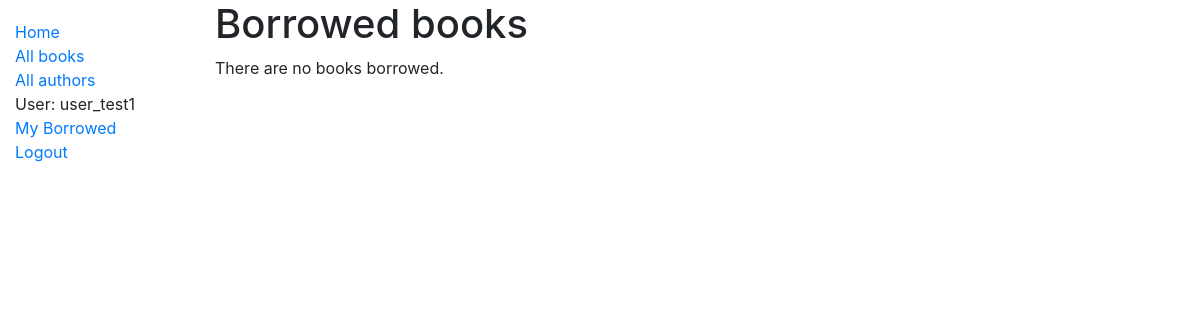
Before: /catalog/mybooks/ (signed in) with the older database file.
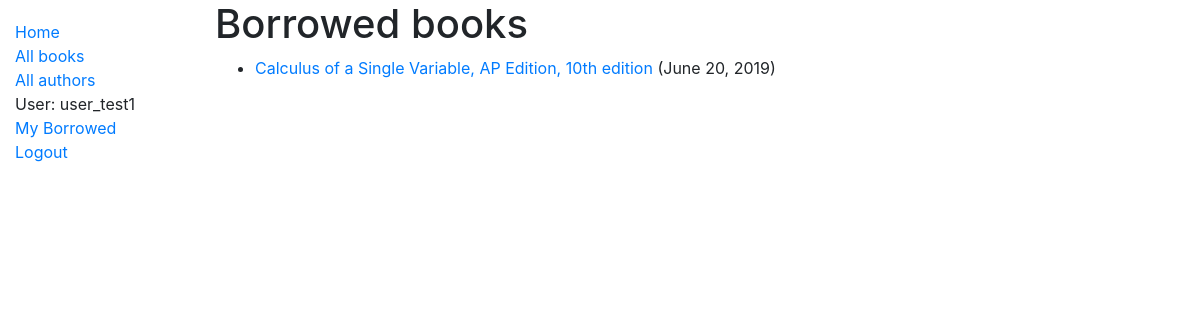
After: the same page with the newer database file.
### catalog/models.py (models this page shows, shortened)
class BookInstance(models.Model):
    id = models.UUIDField(primary_key=True, default=uuid.uuid4, help_text='Unique ID for this particular book across whole library')
    book = models.ForeignKey('Book', on_delete=models.SET_NULL, null=True)
    imprint = models.CharField(max_length=200)
    due_back = models.DateField(null=True, blank=True)
    LOAN_STATUS = (
        ('m', 'Maintenance'),
        ('o', 'On loan'),
        ('a', 'Available'),
        ('r', 'Reserved'),
    )
    status = models.CharField(
        max_length=1,
        choices=LOAN_STATUS,
        blank=True,
        default='m',
        help_text='Book availability',
    )
    class Meta:
        ordering = ['due_back']
        permissions = (("can_mark_returned", "Set book as returned"),)
    borrower = models.ForeignKey(User, on_delete=models.SET_NULL, null=True, blank=True)
    @property
    def is_overdue(self):
        if self.due_back and date.today() > self.due_back:
            return True
        return False

class Book(models.Model):
    title = models.CharField(max_length=200)
    author = models.ForeignKey('Author', on_delete=models.SET_NULL, null=True)
    summary = models.TextField(max_length=1000, help_text='Enter a brief description of the book')
    isbn = models.CharField('ISBN', max_length=13, help_text='13 Character <a href="https://www.isbn-international.org/content/what-isbn">ISBN number</a>')
    genre = models.ManyToManyField(Genre, help_text='Select a genre for this book')
    def display_genre(self):
        """Create a string for the Genre. This is required to display genre in Admin."""
        return ', '.join(genre.name for genre in self.genre.all()[:3])
    display_genre.short_description = 'Genre'

### catalog/views.py (the view)
# urls.py: path('mybooks/', views.LoanedBooksByUserListView.as_view(), name='my-borrowed'),
class LoanedBooksByUserListView(LoginRequiredMixin,generic.ListView):
    model = BookInstance
    template_name ='catalog/bookinstance_list_borrowed_user.html'
    paginate_by = 10
    def get_queryset(self):
        return BookInstance.objects.filter(borrower=self.request.user).filter(status__exact='o').order_by('due_back')

### catalog/templates/catalog/bookinstance_list_borrowed_user.html
{% extends "base_generic.html" %}
{% block content %}
    <h1>Borrowed books</h1>
    {% if bookinstance_list %}
    <ul>
      {% for bookinst in bookinstance_list %}
      <li class="{% if bookinst.is_overdue %}text-danger{% endif %}">
        <a href="{% url 'book-detail' bookinst.book.pk %}">{{bookinst.book.title}}</a> ({{ bookinst.due_back }})
      </li>
      {% endfor %}
    </ul>
    {% else %}
      <p>There are no books borrowed.</p>
    {% endif %}
{% endblock %}

Changed rows visible on the page:
now on this page (row edited): BookInstance: book "Calculus of a Single Variable, AP Edition, 10th edition", due_back "June 20, 2019"
Other visible differences:
text no longer shown: "There are no books borrowed."
